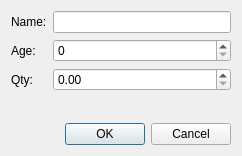
<?xml version="1.0" encoding="UTF-8"?>
<ui version="4.0">
 <class>Dialog</class>
 <widget class="QDialog" name="Dialog">
  <property name="geometry">
   <rect>
    <x>0</x>
    <y>0</y>
    <width>242</width>
    <height>156</height>
   </rect>
  </property>
  <property name="windowTitle">
   <string>Dialog</string>
  </property>
  <layout class="QVBoxLayout" name="verticalLayout">
   <item>
    <layout class="QGridLayout" name="gridLayout">
     <item row="0" column="0">
      <widget class="QLabel" name="label">
       <property name="text">
        <string>Name:</string>
       </property>
      </widget>
     </item>
     <item row="0" column="1">
      <widget class="QLineEdit" name="txtName"/>
     </item>
     <item row="1" column="0">
      <widget class="QLabel" name="label_2">
       <property name="text">
        <string>Age:</string>
       </property>
      </widget>
     </item>
     <item row="1" column="1">
      <widget class="QSpinBox" name="sbAge">
       <property name="maximum">
        <number>255</number>
       </property>
      </widget>
     </item>
     <item row="2" column="0">
      <widget class="QLabel" name="label_3">
       <property name="text">
        <string>Qty:</string>
       </property>
      </widget>
     </item>
     <item row="2" column="1">
      <widget class="QDoubleSpinBox" name="sbQty"/>
     </item>
    </layout>
   </item>
   <item>
    <spacer name="verticalSpacer">
     <property name="orientation">
      <enum>Qt::Vertical</enum>
     </property>
     <property name="sizeHint" stdset="0">
      <size>
       <width>20</width>
       <height>40</height>
      </size>
     </property>
    </spacer>
   </item>
   <item>
    <widget class="QDialogButtonBox" name="buttonBox">
     <property name="standardButtons">
      <set>QDialogButtonBox::Cancel|QDialogButtonBox::Ok</set>
     </property>
    </widget>
   </item>
  </layout>
 </widget>
 <resources/>
 <connections/>
</ui>
